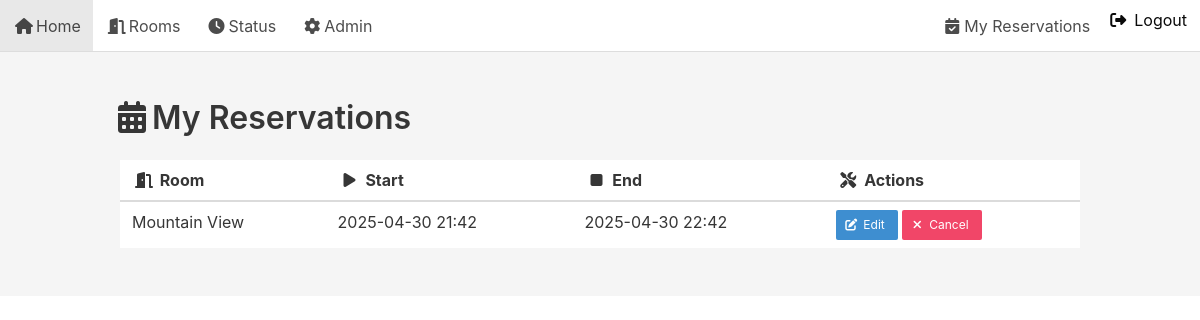
The app's page /my/ (signed in), older data.
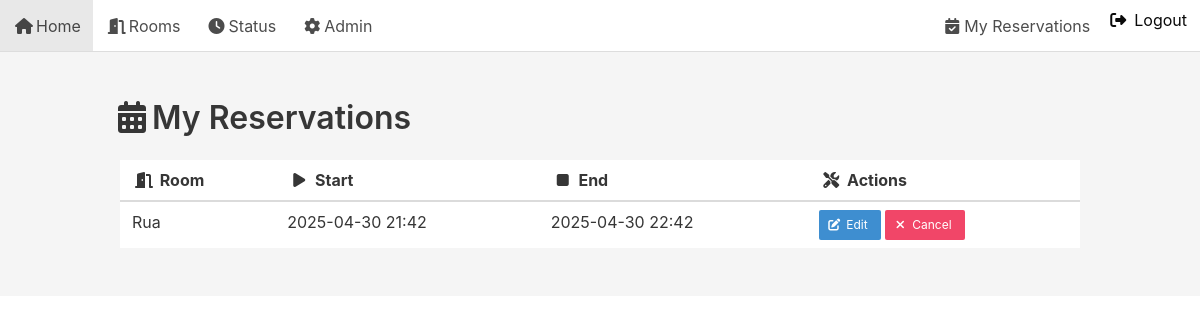
The same page, newer data.
### reservations/models.py (models this page shows, shortened)
class Reservation(models.Model):
    user       = models.ForeignKey(User, on_delete=models.CASCADE)
    room       = models.ForeignKey(Room, on_delete=models.CASCADE)
    start_time = models.DateTimeField()
    end_time   = models.DateTimeField()
    created_at = models.DateTimeField(auto_now_add=True)
    class Meta:
        ordering = ['start_time']
        unique_together = ('room', 'start_time', 'end_time')

class Room(models.Model):
    name        = models.CharField(max_length=100)
    location    = models.CharField(max_length=100)
    capacity    = models.PositiveIntegerField()
    description = models.TextField(blank=True)

### reservations/views.py (the view)
# urls.py: path('my/',              views.my_reservations,   name='my_reservations'),
@login_required
def my_reservations(request):
    reservations = Reservation.objects.filter(user=request.user).order_by('start_time')
    return render(request, 'reservations/my_reservations.html', {'reservations': reservations})

### templates/reservations/my_reservations.html (shortened to what this page needs)
{% extends 'base.html' %}
{% block content %}
  <h1 class="title"><span class="icon"><i class="fas fa-calendar-alt"></i></span> My Reservations</h1>
  <table class="table is-fullwidth">
    <thead>
      <tr>
        <th><span class="icon"><i class="fas fa-door-open"></i></span> Room</th>
        <th><span class="icon"><i class="fas fa-play"></i></span> Start</th>
        <th><span class="icon"><i class="fas fa-stop"></i></span> End</th>
        <th><span class="icon"><i class="fas fa-tools"></i></span> Actions</th>
      </tr>
    </thead>
    <tbody>
      {% for res in reservations %}
        <tr>
          <td>{{ res.room.name }}</td>
          <td>{{ res.start_time|date:"Y-m-d H:i" }}</td>
          <td>{{ res.end_time|date:"Y-m-d H:i" }}</td>
          <td>
            <a
              href="{% url 'reservation_edit' res.pk %}"
              class="button is-small is-info"
            >
              <span class="icon is-small"><i class="fas fa-edit"></i></span>
              <span>Edit</span>
            </a>
            <a
              href="{% url 'reservation_cancel' res.pk %}"
              class="button is-small is-danger"
            >
              <span class="icon is-small"><i class="fas fa-times"></i></span>
              <span>Cancel</span>
            </a>
          </td>
        </tr>
      {% empty %}
        <tr><td colspan="4">No reservations yet.</td></tr>
      {% endfor %}
    </tbody>
  </table>
{% endblock %}

Row changes from the older to the newer data that the page shows:
changed through a linked row, Reservation: room.name "Mountain View" → "Rua"
